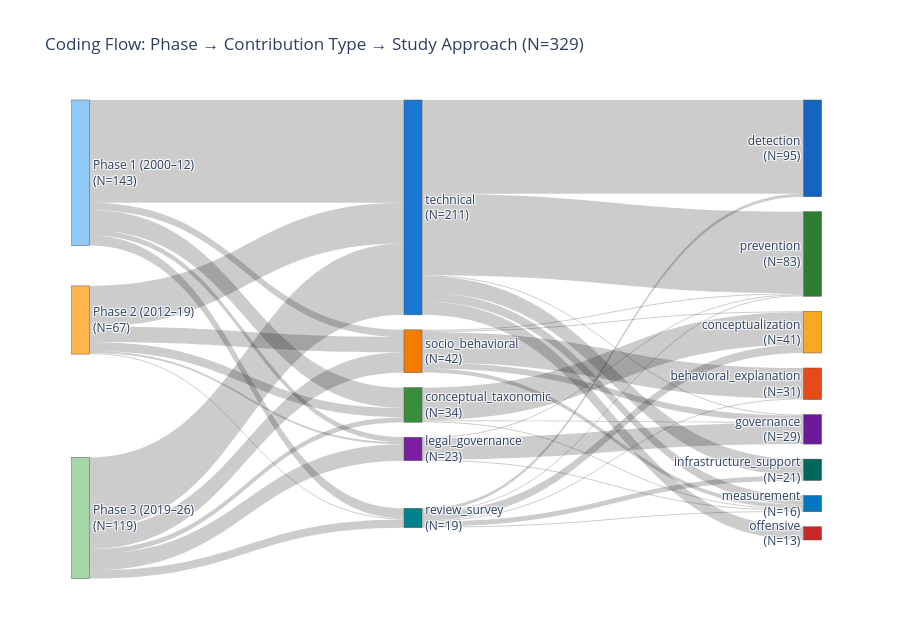

The notebook cell saved with this chart:
### Markdown cell above
## 5 · Coding Flow Sankey: Phase → Contribution Type → Study Approach

### Code cell
# Build node list: phases (left), contribution types (middle), study approaches (right)
phases  = sorted(
    [p for p in df["phase"].unique() if str(p).startswith("Phase")],
    key=lambda p: int(p.split()[1]),
)
ct_vals = sorted(df["contribution_type"].dropna().unique(), key=lambda x: df["contribution_type"].value_counts().get(x, 0), reverse=True)
sa_vals = sorted(df["study_approach"].dropna().unique(), key=lambda x: df["study_approach"].value_counts().get(x, 0), reverse=True)

all_nodes = phases + ct_vals + sa_vals
node_idx  = {n: i for i, n in enumerate(all_nodes)}

phase_counts = df["phase"].value_counts().to_dict()
ct_counts    = df["contribution_type"].value_counts().to_dict()
sa_counts    = df["study_approach"].value_counts().to_dict()

node_labels = (
    [f"{p}<br>(N={phase_counts.get(p, 0)})" for p in phases]
    + [f"{c}<br>(N={ct_counts.get(c, 0)})" for c in ct_vals]
    + [f"{s}<br>(N={sa_counts.get(s, 0)})" for s in sa_vals]
)
node_colors = (
    [STYLE["phase"].get(p, "#90CAF9") for p in phases]
    + [STYLE["contribution_type"].get(c, "#BDBDBD") for c in ct_vals]
    + [STYLE["study_approach"].get(s, "#BDBDBD") for s in sa_vals]
)

# x/y hints for arrangement="snap":
# x places nodes in the correct column; y sets the vertical order within it.
# Phase nodes are pinned to x=0.001 and spaced evenly top→bottom.
def _spread(n, lo=0.05, hi=0.95):
    return [0.5] if n <= 1 else [round(lo + i * (hi - lo) / (n - 1), 4) for i in range(n)]

n_ph, n_ct, n_sa = len(phases), len(ct_vals), len(sa_vals)
node_x = [0.001] * n_ph + [0.45]  * n_ct + [0.99]  * n_sa
node_y = _spread(n_ph)  + _spread(n_ct)   + _spread(n_sa)

df_valid = df[
    df["phase"].isin(phases)
    & df["contribution_type"].notna()
    & df["study_approach"].notna()
].copy()

excluded = len(df) - len(df_valid)
if excluded > 0:
    print(f"Excluded from Sankey: {excluded} rows (missing phase / coding fields)")

link_src, link_tgt, link_val, link_lbl = [], [], [], []

for (ph, ct), grp in df_valid.groupby(["phase", "contribution_type"], sort=False):
    if ph in node_idx and ct in node_idx:
        cnt = len(grp)
        link_src.append(node_idx[ph]); link_tgt.append(node_idx[ct])
        link_val.append(cnt);          link_lbl.append(str(cnt))

for (ct, sa), grp in df_valid.groupby(["contribution_type", "study_approach"], sort=False):
    if ct in node_idx and sa in node_idx:
        cnt = len(grp)
        link_src.append(node_idx[ct]); link_tgt.append(node_idx[sa])
        link_val.append(cnt);          link_lbl.append(str(cnt))

fig = go.Figure(go.Sankey(
    arrangement="snap",
    node=dict(
        label=node_labels,
        color=node_colors,
        x=node_x,
        y=node_y,
        pad=15,
        thickness=18,
        line=dict(color="#555", width=0.5),
    ),
    link=dict(
        source=link_src,
        target=link_tgt,
        value=link_val,
        label=link_lbl,
        hovertemplate="%{source.label} → %{target.label}<br>N=%{value}<extra></extra>",
    ),
))
fig.update_layout(
    title_text=f"Coding Flow: Phase → Contribution Type → Study Approach (N={len(df_valid)})",
    font_size=12,
    height=620,
)
fig.show()
save_figure(fig, "02_coding_sankey")

### Figure 1 — Plotly figure (JSON) as saved in the notebook; plotly's stock layout.template omitted (floating-point values rounded to 4 significant figures)
{"data": [{"arrangement": "snap", "link": {"hovertemplate": "%{source.label} → %{target.label}<br>N=%{value}<extra></extra>", "label": ["15", "70", "40", "101", "16", "10", "20", "1", "8", "20", "9", "7", "5", "5", "2", "30", "92", "80", "21", "8", "32", "5", "16", "3", "13", "1", "9", "4", "6", "1", "1", "1", "1", "1", "1", "1", "1", "1"], "source": [1, 2, 1, 0, 2, 0, 0, 1, 2, 2, 1, 0, 0, 2, 1, 4, 3, 3, 6, 7, 5, 7, 3, 7, 3, 7, 3, 4, 4, 5, 4, 6, 7, 4, 7, 6, 5, 3], "target": [4, 3, 3, 3, 6, 7, 5, 7, 7, 4, 5, 4, 6, 5, 6, 11, 8, 9, 12, 10, 10, 13, 13, 8, 15, 11, 14, 14, 12, 14, 9, 14, 9, 10, 14, 9, 12, 12], "value": [15, 70, 40, 101, 16, 10, 20, 1, 8, 20, 9, 7, 5, 5, 2, 30, 92, 80, 21, 8, 32, 5, 16, 3, 13, 1, 9, 4, 6, 1, 1, 1, 1, 1, 1, 1, 1, 1]}, "node": {"color": ["#90CAF9", "#FFB74D", "#A5D6A7", "#1976D2", "#F57C00", "#388E3C", "#7B1FA2", "#00838F", "#1565C0", "#2E7D32", "#F9A825", "#E64A19", "#6A1B9A", "#00695C", "#0277BD", "#C62828"], "label": ["Phase 1 (2000–12)<br>(N=143)", "Phase 2 (2012–19)<br>(N=67)", "Phase 3 (2019–26)<br>(N=119)", "technical<br>(N=211)", "socio_behavioral<br>(N=42)", "conceptual_taxonomic<br>(N=34)", "legal_governance<br>(N=23)", "review_survey<br>(N=19)", "detection<br>(N=95)", "prevention<br>(N=83)", "conceptualization<br>(N=41)", "behavioral_explanation<br>(N=31)", "governance<br>(N=29)", "infrastructure_support<br>(N=21)", "measurement<br>(N=16)", "offensive<br>(N=13)"], "line": {"color": "#555", "width": 0.5}, "pad": 15, "thickness": 18, "x": [0.001, 0.001, 0.001, 0.45, 0.45, 0.45, 0.45, 0.45, 0.99, 0.99, 0.99, 0.99, 0.99, 0.99, 0.99, 0.99], "y": [0.05, 0.5, 0.95, 0.05, 0.275, 0.5, 0.725, 0.95, 0.05, 0.1786, 0.3071, 0.4357, 0.5643, 0.6929, 0.8214, 0.95]}, "type": "sankey"}], "layout": {"font": {"size": 12}, "height": 620, "title": {"text": "Coding Flow: Phase → Contribution Type → Study Approach (N=329)"}}}
